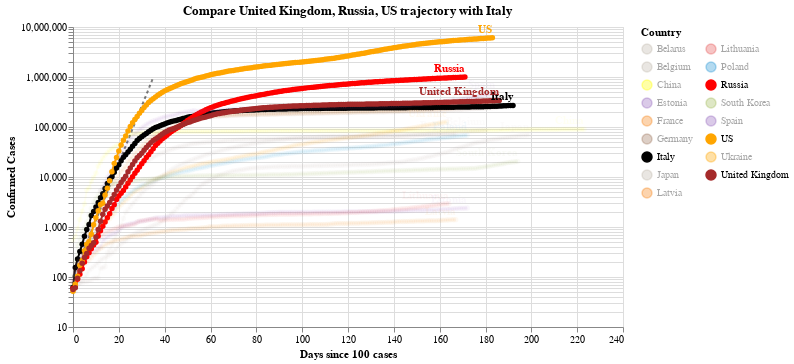

Here is the notebook cell this chart was saved with:
### Code cell
#hide_input
chart2 = make_since_chart(dff2, ['United Kingdom', 'Russia', 'US'], baseline_countries)
chart2

### Figure 1 — Vega-Lite specification as saved in the notebook (floating-point values rounded to 4 significant figures; data arrays with more than 128 entries replaced by an {"elided": "..."} marker saying what was removed)
{"config": {"view": {"continuousWidth": 400, "continuousHeight": 300}}, "layer": [{"data": {"name": "data-628230001892d6798b50651be41d1b3e"}, "mark": {"type": "line", "color": "black", "opacity": 0.5, "strokeDash": [3, 3]}, "encoding": {"x": {"type": "quantitative", "field": "Days since 100 cases"}, "y": {"type": "quantitative", "field": "Confirmed Cases"}}}, {"data": {"name": "data-f931ec4f3e89ca42b92033260d42e70b"}, "mark": {"type": "line", "point": true}, "encoding": {"color": {"type": "nominal", "field": "Country", "legend": {"columns": 2}, "scale": {"domain": ["Belarus", "Belgium", "China", "Estonia", "France", "Germany", "Italy", "Japan", "Latvia", "Lithuania", "Poland", "Russia", "South Korea", "Spain", "US", "Ukraine", "United Kingdom"], "range": ["#C1B7AD", "#C1B7AD", "yellow", "#9467bd", "#F58518", "#9D755D", "black", "#C1B7AD", "#F58518", "#E45756", "#2495D3", "red", "#A1BA59", "#9467bd", "orange", "orange", "brown"]}}, "opacity": {"condition": {"value": 1, "selection": "selector006"}, "value": 0.05}, "tooltip": [{"type": "nominal", "field": "Country"}, {"type": "temporal", "field": "Date"}, {"type": "quantitative", "field": "Confirmed Cases"}, {"type": "quantitative", "field": "Days since 100 cases"}], "x": {"type": "quantitative", "field": "Days since 100 cases"}, "y": {"type": "quantitative", "field": "Confirmed Cases", "scale": {"type": "log"}}}, "selection": {"selector006": {"type": "multi", "fields": ["Country"], "bind": "legend", "init": [{"Country": "United Kingdom"}, {"Country": "Russia"}, {"Country": "US"}, {"Country": "Italy"}]}}, "width": 550}, {"data": {"name": "data-f931ec4f3e89ca42b92033260d42e70b"}, "mark": {"type": "text", "align": "right", "dy": -8, "fontWeight": "bold"}, "encoding": {"color": {"type": "nominal", "field": "Country", "legend": {"columns": 2}, "scale": {"domain": ["Belarus", "Belgium", "China", "Estonia", "France", "Germany", "Italy", "Japan", "Latvia", "Lithuania", "Poland", "Russia", "South Korea", "Spain", "US", "Ukraine", "United Kingdom"], "range": ["#C1B7AD", "#C1B7AD", "yellow", "#9467bd", "#F58518", "#9D755D", "black", "#C1B7AD", "#F58518", "#E45756", "#2495D3", "red", "#A1BA59", "#9467bd", "orange", "orange", "brown"]}}, "opacity": {"condition": {"value": 1, "selection": "selector006"}, "value": 0.05}, "text": {"type": "nominal", "field": "Country"}, "tooltip": [{"type": "nominal", "field": "Country"}, {"type": "temporal", "field": "Date"}, {"type": "quantitative", "field": "Confirmed Cases"}, {"type": "quantitative", "field": "Days since 100 cases"}], "x": {"type": "quantitative", "field": "Days since 100 cases"}, "y": {"type": "quantitative", "field": "Confirmed Cases", "scale": {"type": "log"}}}, "transform": [{"filter": "(datum['Date'] >= 1598918400000)"}], "width": 550}], "title": "Compare United Kingdom, Russia, US trajectory with Italy", "$schema": "https://vega.github.io/schema/vega-lite/v4.0.2.json", "datasets": {"data-628230001892d6798b50651be41d1b3e": [{"Days since 100 cases": 0, "Confirmed Cases": 100.0}, {"Days since 100 cases": 1, "Confirmed Cases": 130.0}, {"Days since 100 cases": 2, "Confirmed Cases": 169.0}, {"Days since 100 cases": 3, "Confirmed Cases": 219.7}, {"Days since 100 cases": 4, "Confirmed Cases": 285.6}, {"Days since 100 cases": 5, "Confirmed Cases": 371.3}, {"Days since 100 cases": 6, "Confirmed Cases": 482.7}, {"Days since 100 cases": 7, "Confirmed Cases": 627.5}, {"Days since 100 cases": 8, "Confirmed Cases": 815.7}, {"Days since 100 cases": 9, "Confirmed Cases": 1060.0}, {"Days since 100 cases": 10, "Confirmed Cases": 1379.0}, {"Days since 100 cases": 11, "Confirmed Cases": 1792.0}, {"Days since 100 cases": 12, "Confirmed Cases": 2330.0}, {"Days since 100 cases": 13, "Confirmed Cases": 3029.0}, {"Days since 100 cases": 14, "Confirmed Cases": 3937.0}, {"Days since 100 cases": 15, "Confirmed Cases": 5119.0}, {"Days since 100 cases": 16, "Confirmed Cases": 6654.0}, {"Days since 100 cases": 17, "Confirmed Cases": 8650.0}, {"Days since 100 cases": 18, "Confirmed Cases": 11250.0}, {"Days since 100 cases": 19, "Confirmed Cases": 14620.0}, {"Days since 100 cases": 20, "Confirmed Cases": 19000.0}, {"Days since 100 cases": 21, "Confirmed Cases": 24710.0}, {"Days since 100 cases": 22, "Confirmed Cases": 32120.0}, {"Days since 100 cases": 23, "Confirmed Cases": 41750.0}, {"Days since 100 cases": 24, "Confirmed Cases": 54280.0}, {"Days since 100 cases": 25, "Confirmed Cases": 70560.0}, {"Days since 100 cases": 26, "Confirmed Cases": 91730.0}, {"Days since 100 cases": 27, "Confirmed Cases": 119300.0}, {"Days since 100 cases": 28, "Confirmed Cases": 155000.0}, {"Days since 100 cases": 29, "Confirmed Cases": 201500.0}, {"Days since 100 cases": 30, "Confirmed Cases": 262000.0}, {"Days since 100 cases": 31, "Confirmed Cases": 340600.0}, {"Days since 100 cases": 32, "Confirmed Cases": 442800.0}, {"Days since 100 cases": 33, "Confirmed Cases": 575600.0}, {"Days since 100 cases": 34, "Confirmed Cases": 748300.0}, {"Days since 100 cases": 35, "Confirmed Cases": 972800.0}], "data-f931ec4f3e89ca42b92033260d42e70b": {"elided": "3105 records"}}}
